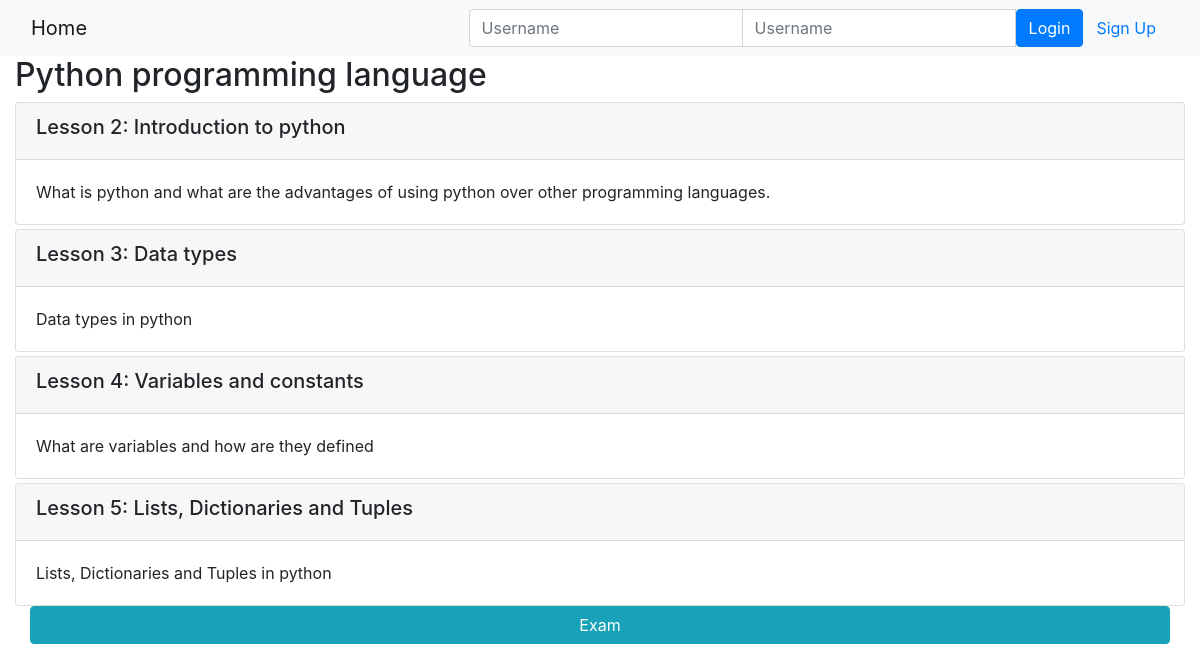
/onlinecourse/3/, run on the app's committed database.
### onlinecourse/models.py (models this page shows, shortened)
class Course(models.Model):
    name = models.CharField(null=False, max_length=30, default='online course')
    image = models.ImageField(upload_to='course_images/')
    description = models.CharField(max_length=1000)
    pub_date = models.DateField(null=True)
    instructors = models.ManyToManyField(Instructor)
    users = models.ManyToManyField(settings.AUTH_USER_MODEL, through='Enrollment')
    total_enrollment = models.IntegerField(default=0)
    is_enrolled = False

class Lesson(models.Model):
    title = models.CharField(max_length=200, default="title")
    order = models.IntegerField(default=0)
    course = models.ForeignKey(Course, on_delete=models.CASCADE)
    content = models.TextField()

### onlinecourse/views.py (the view)
# urls.py: path('<int:pk>/', views.CourseDetailView.as_view(), name='course_details'),
class CourseDetailView(generic.DetailView):
    model = Course
    template_name = 'onlinecourse/course_detail_bootstrap.html'

### onlinecourse/templates/onlinecourse/course_detail_bootstrap.html (shortened to what this page needs)
<!DOCTYPE html>
<html lang="en">
<head>
     {% load static %}
    <link rel="stylesheet" href="https://maxcdn.bootstrapcdn.com/bootstrap/4.5.2/css/bootstrap.min.css">
</head>
<body>
    <nav class="navbar navbar-light bg-light">
        <div class="container-fluid">
            <div class="navbar-header">
                  <a class="navbar-brand" href="{% url 'onlinecourse:index' %}">Home</a>
            </div>
            <ul class="nav navbar-nav navbar-right">
                {% if user.is_authenticated %}
                <li>
                    <a class="btn btn-link" href="#">{{ user.first_name }}({{ user.username }})</a>
                    <a class="btn btn-link" href="{% url 'onlinecourse:logout' %}">Logout</a>
                </li>
                {% else %}
                <li>
                    <form class="form-inline" action="{% url 'onlinecourse:login' %}" method="post">
                        <div class="input-group">
                            <input type="text" class="form-control" placeholder="Username" name="username" >
                            <input type="password" class="form-control" placeholder="Username" name="psw" >
                            <button class="btn btn-primary" type="submit">Login</button>
                            <a class="btn btn-link" href="{% url 'onlinecourse:registration' %}">Sign Up</a>
                        </div>
                    </form>
                </li>
                {% endif %}
            </ul>
        </div>
    </nav>
    <div class="container-fluid">
            <h2>{{ course.name }}</h2>
            <div class="card-columns-vertical">
                {% for lesson in course.lesson_set.all %}
                    <div class="card mt-1">
                        <div class="card-header"><h5>Lesson {{lesson.order|add:1}}: {{lesson.title}}</h5></div>
                        <div class="card-body">{{lesson.content}}</div>
                    </div>
                {% endfor %}
            </div>
    <div class="container-fluid">
        <button  class="btn btn-block btn-info"  data-toggle="collapse" data-target="#exam">Exam</button>
</body>
</html>

### data on the page
Course: name "Python programming language"
Lesson: order|add "2", title "Introduction to python", content "What is python and what are the advantages of using python over other programming languages."
Lesson: order|add "3", title "Data types", content "Data types in python"
Lesson: order|add "4", title "Variables and constants", content "What are variables and how are they defined"
Lesson: order|add "5", title "Lists, Dictionaries and Tuples", content "Lists, Dictionaries and Tuples in python"
